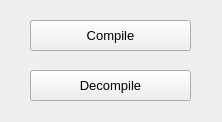
<?xml version="1.0" encoding="UTF-8"?>
<ui version="4.0">
 <class>MainWindow</class>
 <widget class="QMainWindow" name="MainWindow">
  <property name="geometry">
   <rect>
    <x>0</x>
    <y>0</y>
    <width>222</width>
    <height>122</height>
   </rect>
  </property>
  <property name="windowTitle">
   <string>MainWindow</string>
  </property>
  <widget class="QWidget" name="centralwidget">
   <widget class="QPushButton" name="btn_compile">
    <property name="geometry">
     <rect>
      <x>30</x>
      <y>20</y>
      <width>161</width>
      <height>31</height>
     </rect>
    </property>
    <property name="font">
     <font>
      <pointsize>10</pointsize>
     </font>
    </property>
    <property name="text">
     <string>Compile</string>
    </property>
   </widget>
   <widget class="QPushButton" name="btn_decompile">
    <property name="geometry">
     <rect>
      <x>30</x>
      <y>70</y>
      <width>161</width>
      <height>31</height>
     </rect>
    </property>
    <property name="font">
     <font>
      <pointsize>10</pointsize>
     </font>
    </property>
    <property name="text">
     <string>Decompile</string>
    </property>
   </widget>
  </widget>
 </widget>
 <resources/>
 <connections/>
</ui>
